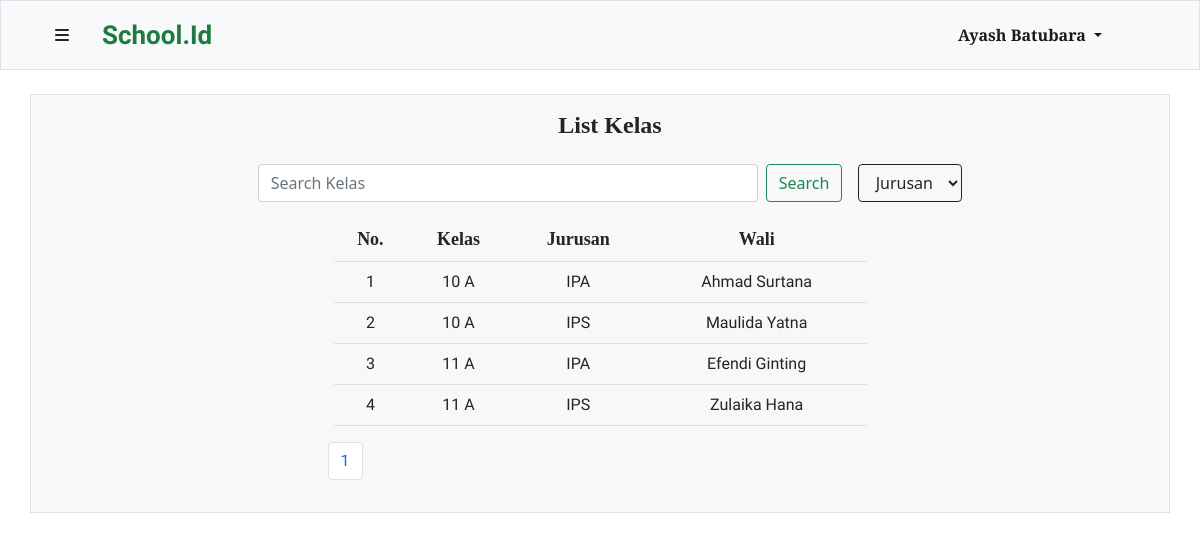
Page /php/class.php (signed in) on the earlier database version.
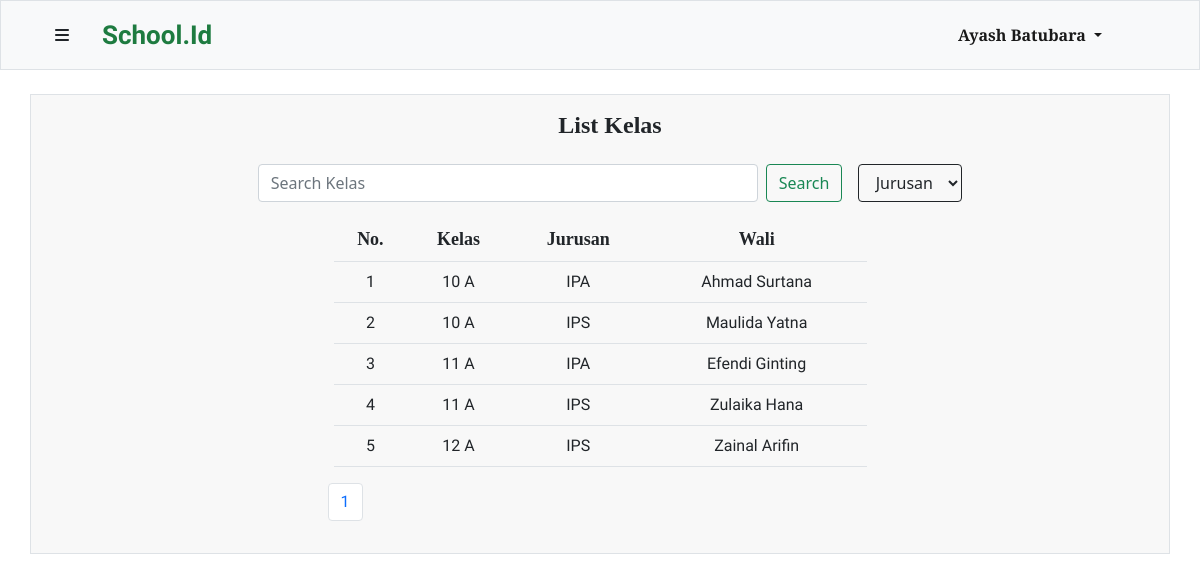
Same page on the later database version.
### tables this page shows
CREATE TABLE `siswa` (
  `id` int(10) UNSIGNED NOT NULL,
  `nama_siswa` varchar(200) NOT NULL,
  `NIS` char(9) NOT NULL,
  `kelas_id` int(10) UNSIGNED NOT NULL,
  `user_id` int(10) UNSIGNED NOT NULL
);

CREATE TABLE `kelas` (
  `id` int(10) UNSIGNED NOT NULL,
  `nama_kelas` varchar(12) NOT NULL,
  `jurusan` enum('IPA','IPS') DEFAULT NULL,
  `wali_kelas` int(10) UNSIGNED DEFAULT NULL
);

CREATE TABLE `guru` (
  `id` int(10) UNSIGNED NOT NULL,
  `nama_guru` varchar(200) NOT NULL,
  `NIG` char(9) NOT NULL,
  `mapel_id` int(10) UNSIGNED NOT NULL,
  `user_id` int(10) UNSIGNED NOT NULL
);

### php/function.php (called while the page is built, shortened)
<?php
$connection = mysqli_connect("localhost","root","","tubes");
function show($query) {
    global $connection;
    $box = [];
    $result = mysqli_query($connection, $query);
    while($row = mysqli_fetch_assoc($result)) {
        $box[] = $row;
    }
    return $box;
}
?>

### php/class.php (the view, shortened to what this page needs)
<?php
require 'function.php';
$totalData = count(show("SELECT * FROM kelas" )) ;
$dataPerhalaman = 5;
$jumlahHalaman = ceil($totalData/$dataPerhalaman);
if (isset($_GET["page"])) {
    $halamanAktif = $_GET["page"];
} else {
    $halamanAktif = 1;
}
$dataAwal = ($halamanAktif * $dataPerhalaman) - $dataPerhalaman;
$kelas = show ("SELECT kelas.id, kelas.nama_kelas, kelas.jurusan, guru.nama_guru FROM kelas JOIN guru ON kelas.wali_kelas = guru.id LIMIT $dataAwal, $dataPerhalaman") ;
$i = $dataAwal + 1;
?>
<!DOCTYPE html>
<html lang="en">
<head>
    <link href="https://cdn.jsdelivr.net/npm/bootstrap@5.1.3/dist/css/bootstrap.min.css" rel="stylesheet">
    <link rel="stylesheet" href="style/navbar.css">
    <link rel="stylesheet" href="style/template.css">
</head>
<body>
<?php include 'navbar.php' ?>
    <div class="container my-4 px-4 py-3 table-data border">
        <div class="table-title">
          <h4>List Kelas</h4>
        </div>
        <form class="d-flex search my-3 mx-auto"  method="POST">
          <input class="form-control me-2" type="search" placeholder="Search Kelas" aria-label="Search" name="keyword" autocomplete="off">
          <button class="btn btn-outline-success" name="find" type="submit">Search</button>
          <select class="btn ms-3 btn-outline-dark" name="filter" id="">
            <option value="">Jurusan</option>
          </select>
        </form>
        <div class="container-fluid mt-3">
          <table class="mx-auto table">
            <tr class="thead">
              <td class="table-header">No. </td>
              <td class="table-header">Kelas</td>
              <td class="table-header">Jurusan</td>
              <td class="table-header">Wali</td>
            </tr>
            <?php foreach($kelas as $kls) : ?>
                <tr class="tbody">
                    <td class="table-body"><?=$i?></td>
                    <td class="table-body"><?= $kls["nama_kelas"] ?></td>
                    <td class="table-body"><?= $kls["jurusan"]?></td>
                    <td class="table-body"><?= $kls["nama_guru"]?></td>
                </tr>
            <?php $i++ ?>
            <?php endforeach ; ?>
          </table>
        </div>
        <?php include 'pagination.php' ?>
    </div>
</body>
</html>

### php/navbar.php (shortened to what this page needs)
<?php
$connection = mysqli_connect("localhost","root","","tubes");
$id = $_SESSION["userID"];
if(isset($_SESSION["admin"])) {
    $admin = mysqli_query($connection, "SELECT username FROM user WHERE id = $id");
    $data = mysqli_fetch_assoc($admin);
} elseif (isset($_SESSION["member"])) {
    if ($_SESSION["member"] === "siswa") {
            $namaSiswa = mysqli_query($connection, "SELECT * FROM siswa WHERE user_id = $id");
            $data = mysqli_fetch_assoc($namaSiswa);
    }
}
?>
    <nav class="navbar navbar-expand-lg navbar-light bg-light container-fluid border sticky-top">
        <div class="container navbar-head">
         <div class="logo">
            <button class="btn" type="button" data-bs-toggle="offcanvas" data-bs-target="#offcanvasRight" aria-controls="offcanvasRight"><i class="fas fa-bars"></i></button>
            <?php if(isset($_SESSION["admin"])) : ?>
                <a class="navbar-brand" href="admin.php">School.Id</a>
            <?php else : ?>
                <a class="navbar-brand" href="dashboard.php">School.Id</a>
            <?php endif ; ?>
         </div>
          <div class="login-register collapse navbar-collapse" id="navbarSupportedContent">
            <ul class="navbar-nav me-auto mb-2 mb-lg-0">
              <li class="nav-item dropdown">
                <a class="nav-link dropdown-toggle active me-5" href="" id="navbarDropdown" role="button" data-bs-toggle="dropdown" aria-expanded="false">
                    <?php if(isset($_SESSION["admin"])) : ?>
                         <?=$data["username"] ; ?>
                    <?php elseif($_SESSION["member"] === "siswa") :?>
                        <?=$data["nama_siswa"] ; ?>
                    <?php else :?>
                        <?=$data["nama_guru"] ; ?>
                    <?php endif ; ?>
                </a>
              </li>
            </ul>
          </div>
        </div>
    </nav>

### php/pagination.php (shortened to what this page needs)
<div class="my-3">
    <nav aria-label="Page navigation example" class="mx-auto new-pagination">
    <ul class="pagination">
        <?php for($j=1; $j <= $jumlahHalaman; $j++) : ?>
        <?php if($j == $halamanAktif) : ?>
                  <li class="page-item"><a class="page-link" href="?page=<?=$j?>"><?=$j?></a></li>
        <?php else : ?>
                  <li class="page-item"><a class="page-link text-dark" href="?page=<?=$j?>"><?=$j?></a></li>
        <?php endif ; ?>
        <?php endfor ; ?>
    </ul>
    </nav>
</div>

### php/style/navbar.css (style rules this page uses)
* { margin: 0; padding: 0; box-sizing: border-box; }
.navbar { background-color: #f8f8f8; height: 70px; }
.navbar-brand { text-align: center; font-weight: 900 !important; font-size : 26px; margin: 0; padding: 0 20px; font-family: 'Dancing Script'; color: #1E7B40 !important; }
.navbar .logo { display: flex; text-align: center; }
.navbar .login-register { flex-grow: 0; font-family: 'Merriweather'; font-weight: bolder; }

### php/style/template.css (style rules this page uses)
* { margin: 0; padding: 0; box-sizing: border-box; }
.d-flex { align-items: center; justify-content: center; }
form { margin: 0 20px; }
.table-data { background-color: #f8f8f8; }
.search .form-control { margin: 0 20px; }
.form-control { max-width: 500px; width: 100%; }
.table-data table { width: 50%; text-align: center; }
.table-data .table-title { display: flex; justify-content: center; }
.table-data .table-title h4 { margin-left :20px; text-align: center; font-family: 'Merriweater'; font-weight: 900; }
.table-data .thead { font-family: 'Merriweater', serif !important; font-weight: bold; font-size: 18px; }
th, td { padding: 10px 5px; }
.table-data .table-body { font-family: 'Roboto Condensed', sans-serif;; }
.new-pagination { width: 50% !important; font-family: 'Roboto Condensed'; }

Differences in the rows shown:
added kelas: nama_kelas "12 A", jurusan "IPS", wali_kelas.nama_guru "Zainal Arifin"
